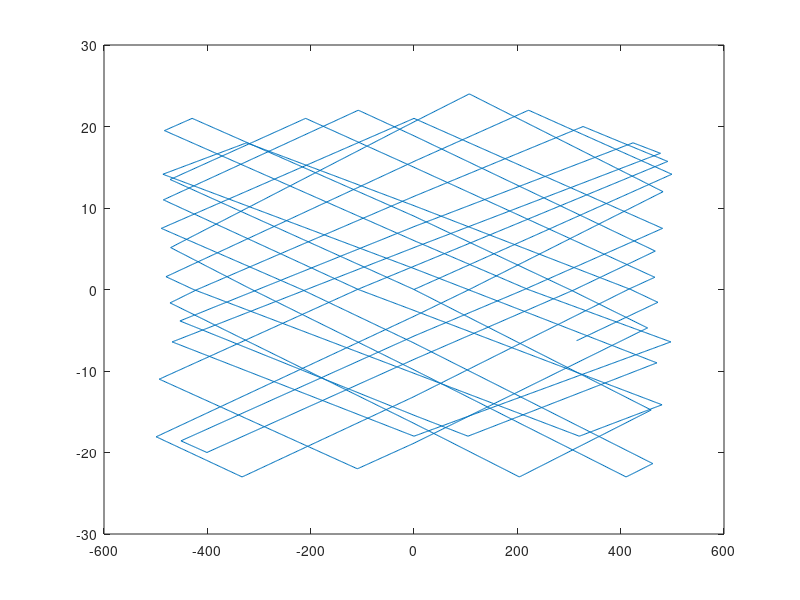
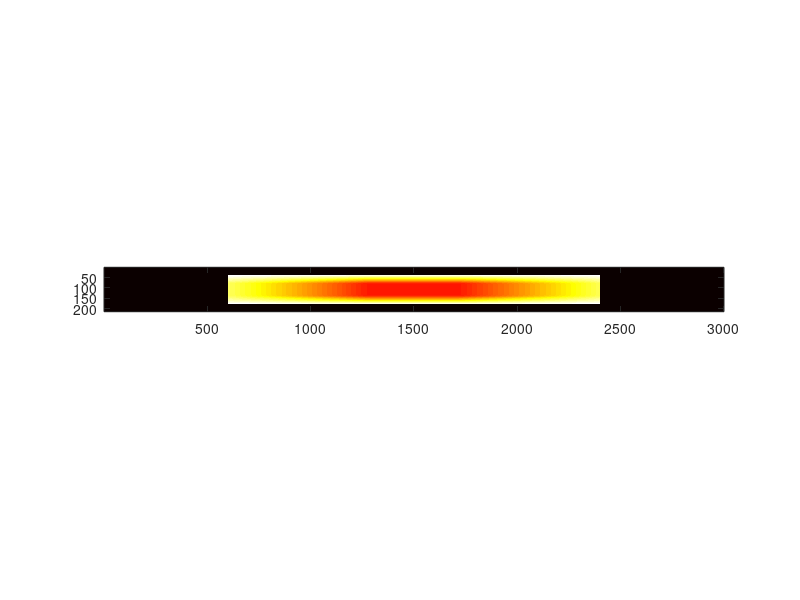

Reproduce these figures in MATLAB, in order.
close all;
clear all;
clc;

l=1800;     % Optiklänge
b=140;      % Optikbreite
wl=1400;    % Werkzeuglänge
wb=100;     % Werkzeugbreite

x=0;        % Weg x
y=0;        % Weg y
Ax=500;     % Achsenbewegung synchron
Ay=25;      % Achsenbewegung synchron
tolx=50;   % Toleranz x-Bewegung
toly=7;     % Toleranz y-Bewegung
Vx=400;     % Geschwindigkeit x-Achse mm/s
Vy=20;      % Geschwindigkeit y-Achse mm/s
gx=1000;    % Beschleunigung x-Achse mm/s^2
gy=500;     % Beschleunigung y-Achse mm/s^2
tende=120;    % Bearbeitungszeit in s

auf=1;      % Aufläösung
ZS  = 0.01; % Zeitauflösung

atx = Vx/gx;
aty = Vy/gy;

% Programmvariablen %

loop=0;     % boolean
i=0;        % Iteration
mx=0;       % Größe Matrix x
my=0;       % Größe Matrix y

%Bewegung in x

for t=0:ZS:tende
 i=i+1;
 restx(i) = rem(t, l/Vx);
 if  restx(i) == 0
     Arx = Ax - randi(tolx, 1);
 end
 x = Arx*asin(sin((2*pi/(2*(l/Vx)))*t))/(pi/2);
 Xb(i,1)=i;
 Xb(i,2)=x;
 
 resty(i) = rem(t, b/Vy);
 if resty(i) == 0
     Ary = Ay - randi(toly, 1);
 end
%  if b/Vy*(loop+1)<t<b/Vy*(loop+1)+aty
%      y = Ary*asin(sin((pi*Vy/b)*t))/(pi/2);
%      if t == Vy*(loop+1)+aty
%          loop = loop+1;
%      end
%  else
%      y = Ary*asin(sin((2*pi/(2*(b/Vy)))*t))/(pi/2);
%  end
 
 y = Ary*asin(sin((pi*Vy/b)*t))/(pi/2);
 
 Yb(i,1)=i;
 Yb(i,2)=y;
end
Xbs=auf*Xb;
Ybs=auf*Yb;

Kxy(:,2)=Xbs(:,2);
Kxy(:,1)=Ybs(:,2);

figure(1),
plot(Kxy(:,2),Kxy(:,1))
view([0 90])

% figure(11);
% for t=0:ZS:tende
%     loop=loop+1;
%     zz = Ax*asin(sin((2*pi/(4*(l/Vx)))*t))/(pi/2);
%     ret(loop,1)=loop;
%     ret(loop,2)=zz;
% end
% zzb = auf*ret;
% plox(:,2)=zzb(:,2);
% plox(:,1)=zzb(:,1);
% plot(plox(:,1),plox(:,2));
% 
% figure(12);
% for t=0:ZS:tende
%     lop=lop+1;
%     zzy = Ay*asin(sin((2*pi/(4*(b/Vy)))*t))/(pi/2);
%     retl(lop,1)=lop;
%     retl(lop,2)=zzy;
% end
% zza = auf*retl;
% ploy(:,2)=zza(:,2);
% ploy(:,1)=zza(:,1);
% plot(ploy(:,2),ploy(:,1));


%%%%%%%%%% Politur %%%%%%%%%%%%%
mx = l+wl/2+Ax;
my = b+wb/2+Ay;

A = zeros(my,mx); % Gesamtarbeitsbereich
optikx = round((mx-l)/2):round((mx+l)/2);
optiky = round((my-b)/2):round((my+b)/2);
A(optiky,optikx) = 0.5; % Optik
% Matrixwzkg(1:wb+1,1:wl+1) = 5;
% Matrixwzkg(5:wb-4,5:wl-4) = 0;
Matrixwzkg(1:wb+1,1:wl+1) = 0.5;

for prozess = 1:i
    Posx = round(Xb(prozess,2));
    Posy = round(Yb(prozess,2));
    wkzgx = round((mx-wl)/2)+Posx:round((mx+wl)/2)+Posx;
    wkzgy = round((my-wb)/2)+Posy:round((my+wb)/2)+Posy;
    A(wkzgy,wkzgx)=A(wkzgy,wkzgx)-Matrixwzkg*0.00005;


end

A(1,1)=1.15;
A(1,2)=0;
    
A(1:my,1:round((mx-l)/2)-1)=0;
A(1:round((my-b)/2)-1,1:mx)=0;
A(round((my+b)/2)+1:my,1:mx)=0;
A(1:my,round((mx+l)/2)+1:mx)=0;
    
figure(2);
imagesc(A);
A(1,1)=0;
A(1,2)=0;
colormap('hot');
axis image;
